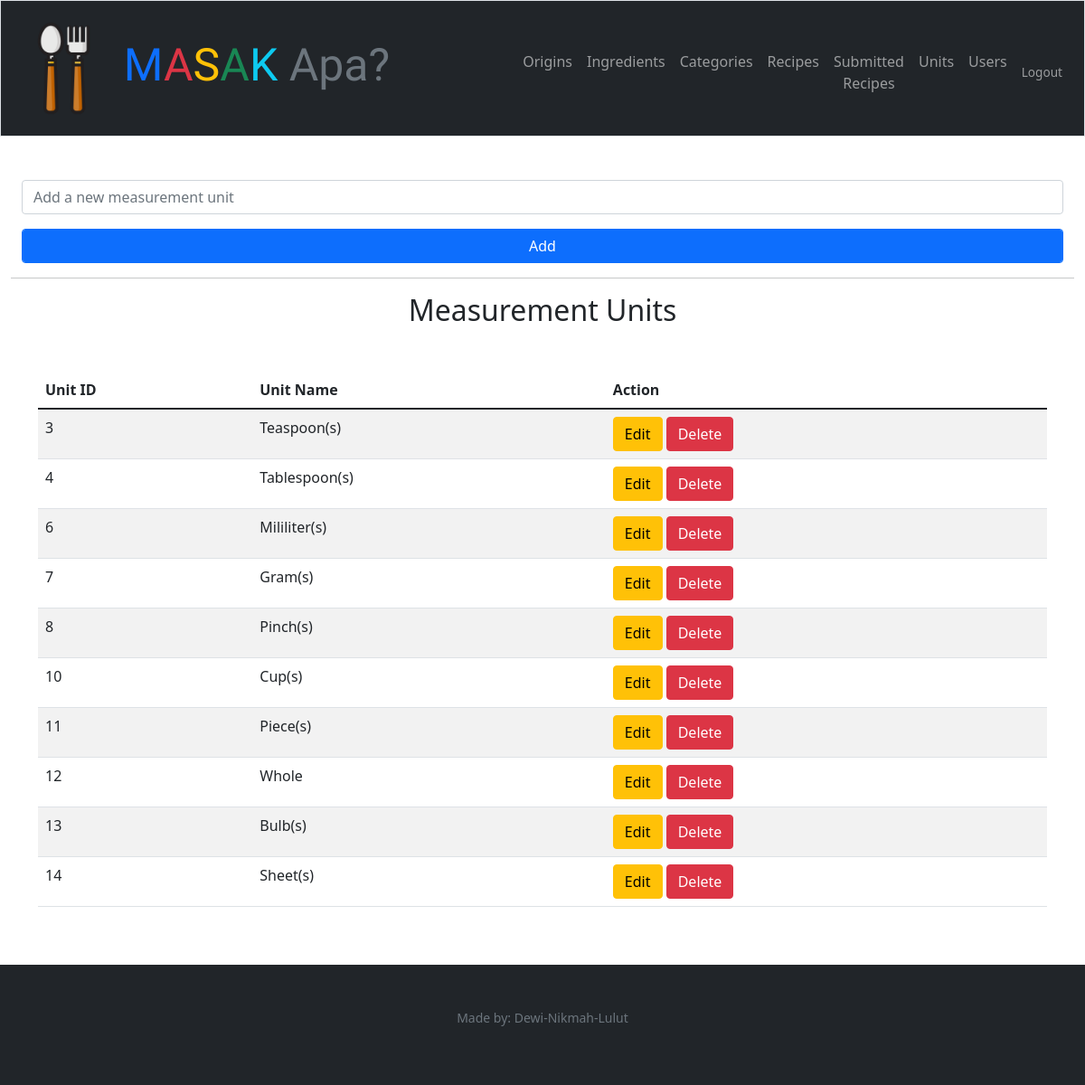
Page /admin/units (signed in) on the earlier database version.
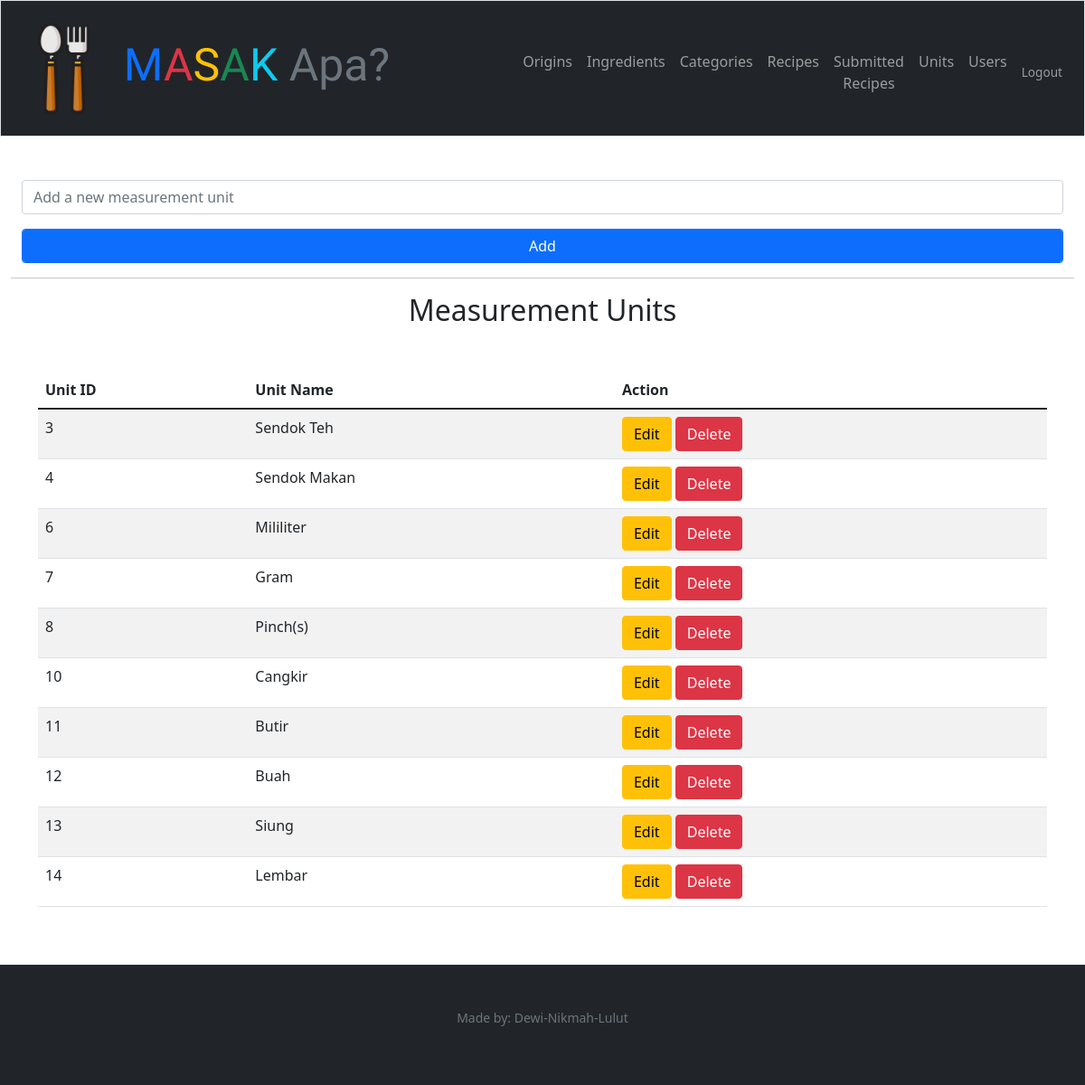
Same page on the later database version.
### tables this page shows
CREATE TABLE "units" (
	"id"	integer NOT NULL,
	"name"	varchar NOT NULL,
	"created_at"	datetime DEFAULT CURRENT_TIMESTAMP,
	"updated_at"	datetime DEFAULT CURRENT_TIMESTAMP,
	PRIMARY KEY("id" AUTOINCREMENT)
);

### app.py (the view, shortened to what this page needs)
@app.route("/admin/units", methods=["GET", "POST"])
@login_admin_required
def units():
    if request.method == "GET":
        units = db.execute("select id, name from units")
        return render_template("/admin/units.html", units = units)

### app.py (called while the page is built)
@app.after_request
def after_request(response):
    response.headers["Cache-Control"] = "no-cache, no-store, must-revalidate"
    response.headers["Expires"] = 0
    response.headers["Pragma"] = "no-cache"
    return response

### helpers.py (called while the page is built)
def login_admin_required(f):
    @wraps(f)
    def decorated_function(*args, **kwargs):
        if session.get("role") != 'admin':
            return redirect("/login")
        return f(*args, **kwargs)
    return decorated_function

### templates/admin/units.html (shortened to what this page needs)
{% extends "layout_admin.html" %}
{% block main %}
<div class="container-fluid mb-3">
    <form action="/admin/units" method="post">
        <div class="mb-3">
            <input autocomplete="off" autofocus class="form-control" id="origin" name="unit" placeholder="Add a new measurement unit" type="text">
        </div>
        <div class="mb-3">
            <button class="btn btn-primary form-control" type="submit">Add</button>
        </div>
    </form>
</div>
<hr>
<div class="container-sm mt-3">
    <h2 class="text-center">Measurement Units</h2>
    <table class="table table-striped table-hover">
        <thead>
            <tr>
                <th>Unit ID</th>
                <th>Unit Name</th>
                <th>Action</th>
            </tr>
        </thead>
        <tbody>
            {% for unit in units %}
            <tr>
                <td>{{ unit["id"] }}</td>
                <td>{{ unit["name"] }}</td>
                <td>
                    <a href="/admin/units/{{ unit['id'] }}/edit" class="btn btn-warning">Edit</a>
                    <a href="/admin/units/{{ unit['id'] }}/delete" onclick="return confirm('Are you sure you want to delete this item?');" class="btn btn-danger">Delete</a>
                </td>
            </tr>
            {% endfor %}
        </tbody>
    </table>
</div>
{% endblock %}

Differences in the rows shown:
changed units id 3: name "Teaspoon(s)" → "Sendok Teh"
changed units id 4: name "Tablespoon(s)" → "Sendok Makan"
changed units id 6: name "Mililiter(s)" → "Mililiter"
changed units id 7: name "Gram(s)" → "Gram"
changed units id 10: name "Cup(s)" → "Cangkir"
changed units id 11: name "Piece(s)" → "Butir"
changed units id 12: name "Whole" → "Buah"
changed units id 13: name "Bulb(s)" → "Siung"
changed units id 14: name "Sheet(s)" → "Lembar"
